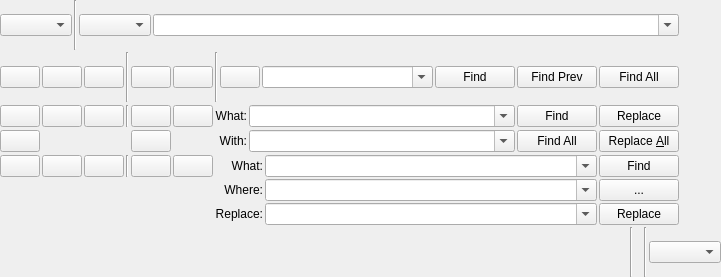
<?xml version="1.0" encoding="UTF-8"?>
<ui version="4.0">
 <class>CodeEditorStatus</class>
 <widget class="QWidget" name="CodeEditorStatus">
  <property name="geometry">
   <rect>
    <x>0</x>
    <y>0</y>
    <width>721</width>
    <height>277</height>
   </rect>
  </property>
  <property name="windowTitle">
   <string>Form</string>
  </property>
  <layout class="QVBoxLayout" name="verticalLayout">
   <property name="spacing">
    <number>2</number>
   </property>
   <property name="margin">
    <number>0</number>
   </property>
   <item>
    <widget class="QWidget" name="widgetCommand" native="true">
     <layout class="QHBoxLayout" name="horizontalLayout">
      <property name="spacing">
       <number>2</number>
      </property>
      <property name="margin">
       <number>0</number>
      </property>
      <item>
       <widget class="QComboBox" name="comboBoxInput"/>
      </item>
      <item>
       <widget class="Line" name="line_4">
        <property name="orientation">
         <enum>Qt::Vertical</enum>
        </property>
       </widget>
      </item>
      <item>
       <widget class="QComboBox" name="comboBoxOutput"/>
      </item>
      <item>
       <widget class="QComboBox" name="comboBoxCommand">
        <property name="sizePolicy">
         <sizepolicy hsizetype="Expanding" vsizetype="Fixed">
          <horstretch>0</horstretch>
          <verstretch>0</verstretch>
         </sizepolicy>
        </property>
        <property name="editable">
         <bool>true</bool>
        </property>
       </widget>
      </item>
      <item>
       <widget class="QPushButton" name="pushButtonCommandClose">
        <property name="text">
         <string/>
        </property>
        <property name="icon">
         <iconset theme="close">
          <normaloff/>
         </iconset>
        </property>
        <property name="flat">
         <bool>true</bool>
        </property>
       </widget>
      </item>
     </layout>
    </widget>
   </item>
   <item>
    <widget class="QWidget" name="widgetFind" native="true">
     <layout class="QHBoxLayout" name="horizontalLayout_5">
      <property name="spacing">
       <number>2</number>
      </property>
      <property name="margin">
       <number>0</number>
      </property>
      <item>
       <widget class="QPushButton" name="pushButtonFindRegularExpression">
        <property name="toolTip">
         <string>Regular expression</string>
        </property>
        <property name="icon">
         <iconset theme="regular-expression">
          <normaloff/>
         </iconset>
        </property>
        <property name="checkable">
         <bool>true</bool>
        </property>
       </widget>
      </item>
      <item>
       <widget class="QPushButton" name="pushButtonFindCaseSensitive">
        <property name="toolTip">
         <string>Case sensitive</string>
        </property>
        <property name="icon">
         <iconset theme="case-sensitive">
          <normaloff/>
         </iconset>
        </property>
        <property name="checkable">
         <bool>true</bool>
        </property>
       </widget>
      </item>
      <item>
       <widget class="QPushButton" name="pushButtonFindWholeWord">
        <property name="toolTip">
         <string>Whole word</string>
        </property>
        <property name="icon">
         <iconset theme="whole-word">
          <normaloff/>
         </iconset>
        </property>
        <property name="checkable">
         <bool>true</bool>
        </property>
       </widget>
      </item>
      <item>
       <widget class="Line" name="line">
        <property name="orientation">
         <enum>Qt::Vertical</enum>
        </property>
       </widget>
      </item>
      <item>
       <widget class="QPushButton" name="pushButtonFindWrap">
        <property name="toolTip">
         <string>Wrap</string>
        </property>
        <property name="icon">
         <iconset theme="wrap">
          <normaloff/>
         </iconset>
        </property>
        <property name="checkable">
         <bool>true</bool>
        </property>
       </widget>
      </item>
      <item>
       <widget class="QPushButton" name="pushButtonFindInSelection">
        <property name="toolTip">
         <string>In selection</string>
        </property>
        <property name="icon">
         <iconset theme="selection">
          <normaloff/>
         </iconset>
        </property>
        <property name="checkable">
         <bool>true</bool>
        </property>
       </widget>
      </item>
      <item>
       <widget class="Line" name="line_2">
        <property name="orientation">
         <enum>Qt::Vertical</enum>
        </property>
       </widget>
      </item>
      <item>
       <widget class="QPushButton" name="pushButtonFindHighlightMatches">
        <property name="toolTip">
         <string>Highlight matches</string>
        </property>
        <property name="icon">
         <iconset theme="highlight-matches">
          <normaloff/>
         </iconset>
        </property>
        <property name="checkable">
         <bool>true</bool>
        </property>
       </widget>
      </item>
      <item>
       <widget class="QComboBox" name="comboBoxFind">
        <property name="sizePolicy">
         <sizepolicy hsizetype="Expanding" vsizetype="Fixed">
          <horstretch>0</horstretch>
          <verstretch>0</verstretch>
         </sizepolicy>
        </property>
        <property name="editable">
         <bool>true</bool>
        </property>
       </widget>
      </item>
      <item>
       <widget class="QPushButton" name="pushButtonFindFind">
        <property name="text">
         <string>Find</string>
        </property>
       </widget>
      </item>
      <item>
       <widget class="QPushButton" name="pushButtonFindPrev">
        <property name="text">
         <string>Find Prev</string>
        </property>
       </widget>
      </item>
      <item>
       <widget class="QPushButton" name="pushButtonFindAll">
        <property name="text">
         <string>Find All</string>
        </property>
       </widget>
      </item>
      <item>
       <widget class="QPushButton" name="pushButtonFindClose">
        <property name="text">
         <string/>
        </property>
        <property name="icon">
         <iconset theme="close">
          <normaloff/>
         </iconset>
        </property>
        <property name="flat">
         <bool>true</bool>
        </property>
       </widget>
      </item>
     </layout>
    </widget>
   </item>
   <item>
    <widget class="QWidget" name="widgetReplace" native="true">
     <layout class="QGridLayout" name="gridLayout">
      <property name="margin">
       <number>0</number>
      </property>
      <property name="spacing">
       <number>2</number>
      </property>
      <item row="1" column="6">
       <widget class="QLabel" name="labelFindMode_2">
        <property name="text">
         <string>With:</string>
        </property>
        <property name="alignment">
         <set>Qt::AlignRight|Qt::AlignTrailing|Qt::AlignVCenter</set>
        </property>
       </widget>
      </item>
      <item row="0" column="4">
       <widget class="QPushButton" name="pushButtonReplaceWrap">
        <property name="toolTip">
         <string>Wrap</string>
        </property>
        <property name="icon">
         <iconset theme="wrap">
          <normaloff/>
         </iconset>
        </property>
        <property name="checkable">
         <bool>true</bool>
        </property>
       </widget>
      </item>
      <item row="0" column="8">
       <widget class="QPushButton" name="pushButtonReplaceFind">
        <property name="text">
         <string>Find</string>
        </property>
       </widget>
      </item>
      <item row="0" column="5">
       <widget class="QPushButton" name="pushButtonReplaceInSelection">
        <property name="toolTip">
         <string>In selection</string>
        </property>
        <property name="icon">
         <iconset theme="selection">
          <normaloff/>
         </iconset>
        </property>
        <property name="checkable">
         <bool>true</bool>
        </property>
       </widget>
      </item>
      <item row="0" column="6">
       <widget class="QLabel" name="labelFindMode_3">
        <property name="text">
         <string>What:</string>
        </property>
        <property name="alignment">
         <set>Qt::AlignRight|Qt::AlignTrailing|Qt::AlignVCenter</set>
        </property>
       </widget>
      </item>
      <item row="0" column="3">
       <widget class="Line" name="line_3">
        <property name="orientation">
         <enum>Qt::Vertical</enum>
        </property>
       </widget>
      </item>
      <item row="0" column="7">
       <widget class="QComboBox" name="comboBoxReplaceWhat">
        <property name="sizePolicy">
         <sizepolicy hsizetype="Expanding" vsizetype="Fixed">
          <horstretch>0</horstretch>
          <verstretch>0</verstretch>
         </sizepolicy>
        </property>
        <property name="editable">
         <bool>true</bool>
        </property>
       </widget>
      </item>
      <item row="0" column="2">
       <widget class="QPushButton" name="pushButtonReplaceWholeWord">
        <property name="toolTip">
         <string>Whole word</string>
        </property>
        <property name="icon">
         <iconset theme="whole-word">
          <normaloff/>
         </iconset>
        </property>
        <property name="checkable">
         <bool>true</bool>
        </property>
       </widget>
      </item>
      <item row="0" column="1">
       <widget class="QPushButton" name="pushButtonReplaceCaseSensitive">
        <property name="toolTip">
         <string>Case sensitive</string>
        </property>
        <property name="icon">
         <iconset theme="case-sensitive">
          <normaloff/>
         </iconset>
        </property>
        <property name="checkable">
         <bool>true</bool>
        </property>
       </widget>
      </item>
      <item row="0" column="12">
       <widget class="QPushButton" name="pushButtonFindReplaceClose">
        <property name="text">
         <string/>
        </property>
        <property name="icon">
         <iconset theme="close">
          <normaloff/>
         </iconset>
        </property>
        <property name="flat">
         <bool>true</bool>
        </property>
       </widget>
      </item>
      <item row="1" column="4">
       <widget class="QPushButton" name="pushButtonReplaceHighlightMatches">
        <property name="toolTip">
         <string>Highlight matches</string>
        </property>
        <property name="icon">
         <iconset theme="highlight-matches">
          <normaloff/>
         </iconset>
        </property>
        <property name="checkable">
         <bool>true</bool>
        </property>
       </widget>
      </item>
      <item row="0" column="0">
       <widget class="QPushButton" name="pushButtonReplaceRegularExpression">
        <property name="toolTip">
         <string>Regular expression</string>
        </property>
        <property name="icon">
         <iconset theme="regular-expression">
          <normaloff/>
         </iconset>
        </property>
        <property name="checkable">
         <bool>true</bool>
        </property>
       </widget>
      </item>
      <item row="1" column="7">
       <widget class="QComboBox" name="comboBoxReplaceWith">
        <property name="sizePolicy">
         <sizepolicy hsizetype="Expanding" vsizetype="Fixed">
          <horstretch>0</horstretch>
          <verstretch>0</verstretch>
         </sizepolicy>
        </property>
        <property name="editable">
         <bool>true</bool>
        </property>
       </widget>
      </item>
      <item row="1" column="0">
       <widget class="QPushButton" name="pushButtonReplacePreserveCase">
        <property name="toolTip">
         <string>Preserve case</string>
        </property>
        <property name="icon">
         <iconset theme="preserve-case">
          <normaloff/>
         </iconset>
        </property>
        <property name="checkable">
         <bool>true</bool>
        </property>
       </widget>
      </item>
      <item row="1" column="9">
       <widget class="QPushButton" name="pushButtonReplaceReplaceAll">
        <property name="text">
         <string>Replace &amp;All</string>
        </property>
        <property name="icon">
         <iconset theme="replace-all">
          <normaloff/>
         </iconset>
        </property>
       </widget>
      </item>
      <item row="0" column="9">
       <widget class="QPushButton" name="pushButtonReplaceReplace">
        <property name="text">
         <string>Replace</string>
        </property>
        <property name="icon">
         <iconset theme="replace">
          <normaloff/>
         </iconset>
        </property>
       </widget>
      </item>
      <item row="1" column="8">
       <widget class="QPushButton" name="pushButtonReplaceFindAll">
        <property name="text">
         <string>Find All</string>
        </property>
       </widget>
      </item>
     </layout>
    </widget>
   </item>
   <item>
    <widget class="QWidget" name="widgetFindInFiles" native="true">
     <layout class="QGridLayout" name="gridLayout_2">
      <property name="margin">
       <number>0</number>
      </property>
      <property name="spacing">
       <number>2</number>
      </property>
      <item row="0" column="10">
       <widget class="QPushButton" name="pushButtonFindInFilesClose">
        <property name="text">
         <string/>
        </property>
        <property name="icon">
         <iconset theme="close">
          <normaloff/>
         </iconset>
        </property>
        <property name="flat">
         <bool>true</bool>
        </property>
       </widget>
      </item>
      <item row="0" column="5">
       <widget class="QPushButton" name="pushButtonFindInFilesUseEditor">
        <property name="toolTip">
         <string>Use editor</string>
        </property>
        <property name="icon">
         <iconset theme="use-editor">
          <normaloff/>
         </iconset>
        </property>
        <property name="checkable">
         <bool>true</bool>
        </property>
       </widget>
      </item>
      <item row="2" column="6">
       <widget class="QLabel" name="labelFindMode_6">
        <property name="text">
         <string>Replace:</string>
        </property>
        <property name="alignment">
         <set>Qt::AlignRight|Qt::AlignTrailing|Qt::AlignVCenter</set>
        </property>
       </widget>
      </item>
      <item row="0" column="6">
       <widget class="QLabel" name="labelFindMode_5">
        <property name="text">
         <string>What:</string>
        </property>
        <property name="alignment">
         <set>Qt::AlignRight|Qt::AlignTrailing|Qt::AlignVCenter</set>
        </property>
       </widget>
      </item>
      <item row="1" column="6">
       <widget class="QLabel" name="labelFindMode_4">
        <property name="text">
         <string>Where:</string>
        </property>
        <property name="alignment">
         <set>Qt::AlignRight|Qt::AlignTrailing|Qt::AlignVCenter</set>
        </property>
       </widget>
      </item>
      <item row="0" column="2">
       <widget class="QPushButton" name="pushButtonFindInFilesWholeWord">
        <property name="toolTip">
         <string>Whole word</string>
        </property>
        <property name="icon">
         <iconset theme="whole-word">
          <normaloff/>
         </iconset>
        </property>
        <property name="checkable">
         <bool>true</bool>
        </property>
       </widget>
      </item>
      <item row="2" column="7">
       <widget class="QComboBox" name="comboBoxFindInFilesReplace">
        <property name="sizePolicy">
         <sizepolicy hsizetype="Expanding" vsizetype="Fixed">
          <horstretch>0</horstretch>
          <verstretch>0</verstretch>
         </sizepolicy>
        </property>
        <property name="editable">
         <bool>true</bool>
        </property>
       </widget>
      </item>
      <item row="0" column="7">
       <widget class="QComboBox" name="comboBoxFindInFilesWhat">
        <property name="sizePolicy">
         <sizepolicy hsizetype="Expanding" vsizetype="Fixed">
          <horstretch>0</horstretch>
          <verstretch>0</verstretch>
         </sizepolicy>
        </property>
        <property name="editable">
         <bool>true</bool>
        </property>
       </widget>
      </item>
      <item row="0" column="0">
       <widget class="QPushButton" name="pushButtonFindInFilesRegularExpression">
        <property name="toolTip">
         <string>Regular expression</string>
        </property>
        <property name="icon">
         <iconset theme="regular-expression">
          <normaloff/>
         </iconset>
        </property>
        <property name="checkable">
         <bool>true</bool>
        </property>
       </widget>
      </item>
      <item row="0" column="4">
       <widget class="QPushButton" name="pushButtonFindInFilesShowContext">
        <property name="toolTip">
         <string>Show context</string>
        </property>
        <property name="icon">
         <iconset theme="show-context">
          <normaloff/>
         </iconset>
        </property>
        <property name="checkable">
         <bool>true</bool>
        </property>
       </widget>
      </item>
      <item row="0" column="1">
       <widget class="QPushButton" name="pushButtonFindInFilesCaseSensitive">
        <property name="toolTip">
         <string>Case sensitive</string>
        </property>
        <property name="icon">
         <iconset theme="case-sensitive">
          <normaloff/>
         </iconset>
        </property>
        <property name="checkable">
         <bool>true</bool>
        </property>
       </widget>
      </item>
      <item row="1" column="7">
       <widget class="QComboBox" name="comboBoxFindInFilesWhere">
        <property name="sizePolicy">
         <sizepolicy hsizetype="Expanding" vsizetype="Fixed">
          <horstretch>0</horstretch>
          <verstretch>0</verstretch>
         </sizepolicy>
        </property>
        <property name="editable">
         <bool>true</bool>
        </property>
       </widget>
      </item>
      <item row="0" column="8">
       <widget class="QPushButton" name="pushButtonFindInFilesFind">
        <property name="text">
         <string>Find</string>
        </property>
       </widget>
      </item>
      <item row="2" column="8">
       <widget class="QPushButton" name="pushButtonFindInFilesReplace">
        <property name="text">
         <string>Replace</string>
        </property>
        <property name="icon">
         <iconset theme="replace">
          <normaloff/>
         </iconset>
        </property>
       </widget>
      </item>
      <item row="1" column="8">
       <widget class="QPushButton" name="pushButtonFindInFilesWhere">
        <property name="text">
         <string>...</string>
        </property>
       </widget>
      </item>
      <item row="0" column="3">
       <widget class="Line" name="line_7">
        <property name="orientation">
         <enum>Qt::Vertical</enum>
        </property>
       </widget>
      </item>
     </layout>
    </widget>
   </item>
   <item>
    <widget class="QWidget" name="widgetStatus" native="true">
     <layout class="QHBoxLayout" name="horizontalLayout_2">
      <property name="spacing">
       <number>2</number>
      </property>
      <property name="margin">
       <number>0</number>
      </property>
      <item>
       <widget class="QLabel" name="labelMessage">
        <property name="minimumSize">
         <size>
          <width>1</width>
          <height>0</height>
         </size>
        </property>
       </widget>
      </item>
      <item>
       <spacer name="horizontalSpacer">
        <property name="orientation">
         <enum>Qt::Horizontal</enum>
        </property>
        <property name="sizeHint" stdset="0">
         <size>
          <width>40</width>
          <height>20</height>
         </size>
        </property>
       </spacer>
      </item>
      <item>
       <widget class="Line" name="line_5">
        <property name="orientation">
         <enum>Qt::Vertical</enum>
        </property>
       </widget>
      </item>
      <item>
       <widget class="QLabel" name="labelContent"/>
      </item>
      <item>
       <widget class="Line" name="line_6">
        <property name="orientation">
         <enum>Qt::Vertical</enum>
        </property>
       </widget>
      </item>
      <item>
       <widget class="QComboBox" name="comboBoxSyntaxes">
        <property name="sizePolicy">
         <sizepolicy hsizetype="Minimum" vsizetype="Fixed">
          <horstretch>0</horstretch>
          <verstretch>0</verstretch>
         </sizepolicy>
        </property>
       </widget>
      </item>
     </layout>
    </widget>
   </item>
  </layout>
 </widget>
 <resources/>
 <connections>
  <connection>
   <sender>pushButtonCommandClose</sender>
   <signal>pressed()</signal>
   <receiver>widgetCommand</receiver>
   <slot>hide()</slot>
   <hints>
    <hint type="sourcelabel">
     <x>686</x>
     <y>11</y>
    </hint>
    <hint type="destinationlabel">
     <x>670</x>
     <y>21</y>
    </hint>
   </hints>
  </connection>
  <connection>
   <sender>pushButtonFindClose</sender>
   <signal>pressed()</signal>
   <receiver>widgetFind</receiver>
   <slot>hide()</slot>
   <hints>
    <hint type="sourcelabel">
     <x>688</x>
     <y>49</y>
    </hint>
    <hint type="destinationlabel">
     <x>680</x>
     <y>55</y>
    </hint>
   </hints>
  </connection>
  <connection>
   <sender>pushButtonFindReplaceClose</sender>
   <signal>pressed()</signal>
   <receiver>widgetReplace</receiver>
   <slot>hide()</slot>
   <hints>
    <hint type="sourcelabel">
     <x>685</x>
     <y>80</y>
    </hint>
    <hint type="destinationlabel">
     <x>686</x>
     <y>96</y>
    </hint>
   </hints>
  </connection>
  <connection>
   <sender>pushButtonFindInFilesClose</sender>
   <signal>pressed()</signal>
   <receiver>widgetFindInFiles</receiver>
   <slot>hide()</slot>
   <hints>
    <hint type="sourcelabel">
     <x>684</x>
     <y>134</y>
    </hint>
    <hint type="destinationlabel">
     <x>685</x>
     <y>154</y>
    </hint>
   </hints>
  </connection>
 </connections>
</ui>
